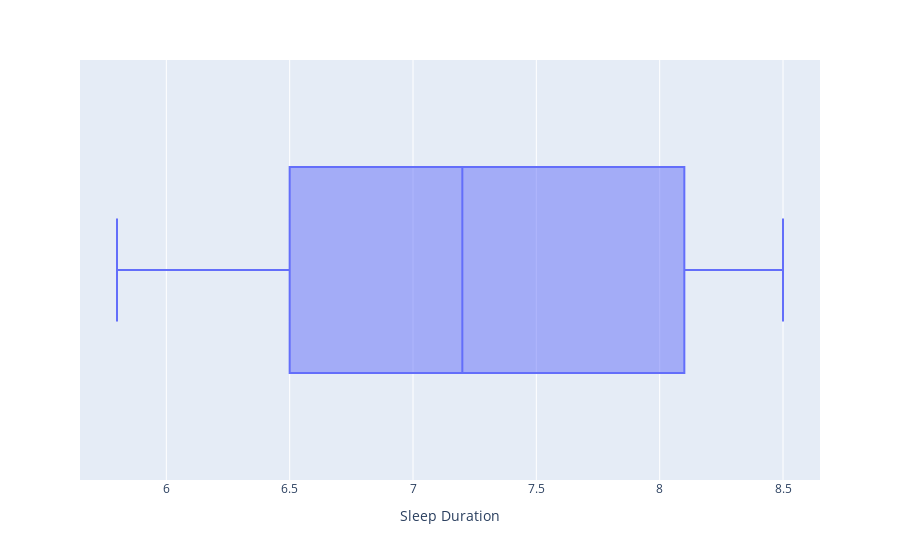

Notebook source saved alongside this figure:
### Code cell
px.box(df[df['Gender'] == 'Female'], x='Sleep Duration')

### Figure 1 — Plotly figure (JSON) as saved in the notebook; plotly's stock layout.template omitted (floating-point values rounded to 4 significant figures; data arrays with more than 128 entries replaced by an {"elided": "..."} marker saying what was removed)
{"data": [{"alignmentgroup": "True", "hovertemplate": "Sleep Duration=%{x}<extra></extra>", "legendgroup": "", "marker": {"color": "#636efa"}, "name": "", "notched": false, "offsetgroup": "", "orientation": "h", "showlegend": false, "type": "box", "x": {"elided": "185 float values"}, "x0": " ", "xaxis": "x", "y0": " ", "yaxis": "y"}], "layout": {"boxmode": "group", "legend": {"tracegroupgap": 0}, "margin": {"t": 60}, "xaxis": {"anchor": "y", "domain": [0, 1], "title": {"text": "Sleep Duration"}}, "yaxis": {"anchor": "x", "domain": [0, 1]}}}
